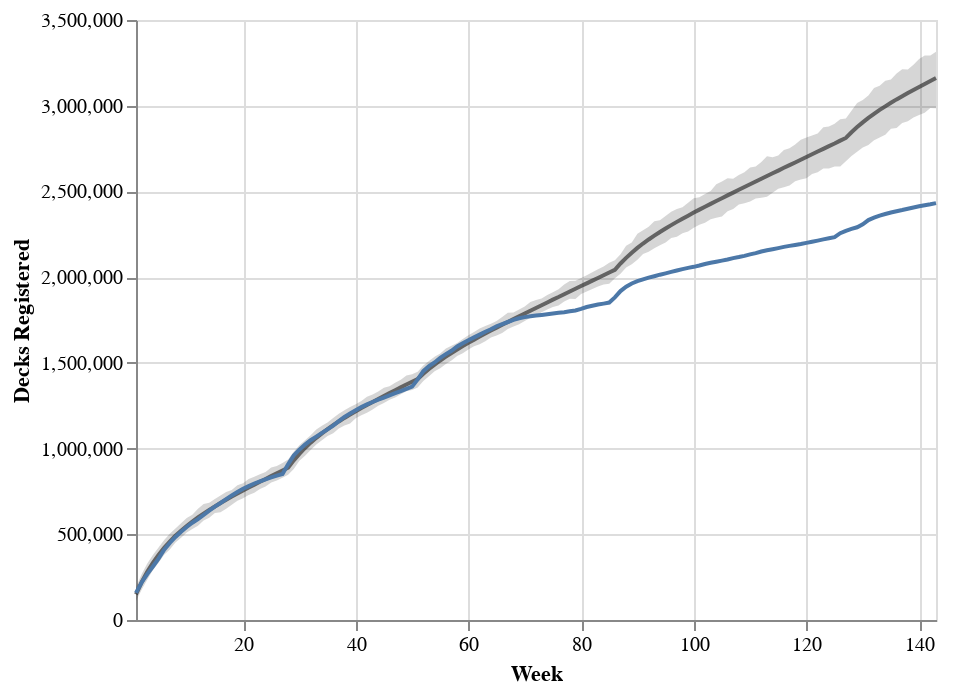

The notebook cell saved with this chart:
### Code cell
with model_6:
    pm.set_data({"covid_start": 500})

chart_without_covid = plot_fit_altair(
    model_6,
    trace_6,
    model_data.rename(columns={"week": "Week_nr", "count_scaled": "Total_scaled"}),
    x_range=(1, max(model_data.week)),
)
chart_without_covid.properties(width="container").save(
    "./altair_output/model_6_no_covid.json"
)
chart_without_covid

### Figure 1 — Vega-Lite specification as saved in the notebook (floating-point values rounded to 4 significant figures; data arrays with more than 128 entries replaced by an {"elided": "..."} marker saying what was removed)
{"config": {"view": {"continuousWidth": 400, "continuousHeight": 300}}, "layer": [{"mark": {"type": "area", "color": "#333333", "opacity": 0.2}, "encoding": {"tooltip": [{"type": "quantitative", "field": "Total_scaled", "format": ",.0f", "title": "Registered Decks"}, {"type": "quantitative", "field": "max_posterior_predictor", "format": ",.0f", "title": "Model Max"}, {"type": "quantitative", "field": "mean_posterior_predictor", "format": ",.0f", "title": "Model Mean"}, {"type": "quantitative", "field": "min_posterior_predictor", "format": ",.0f", "title": "Model Min"}], "x": {"type": "quantitative", "field": "Week_nr", "scale": {"domain": [1, 143], "nice": false, "zero": false}, "title": "Week"}, "y": {"type": "quantitative", "field": "min_posterior_predictor", "title": "Decks Registered"}, "y2": {"field": "max_posterior_predictor"}}}, {"mark": {"type": "line", "color": "#333333", "opacity": 0.7}, "encoding": {"tooltip": [{"type": "quantitative", "field": "Total_scaled", "format": ",.0f", "title": "Registered Decks"}, {"type": "quantitative", "field": "max_posterior_predictor", "format": ",.0f", "title": "Model Max"}, {"type": "quantitative", "field": "mean_posterior_predictor", "format": ",.0f", "title": "Model Mean"}, {"type": "quantitative", "field": "min_posterior_predictor", "format": ",.0f", "title": "Model Min"}], "x": {"type": "quantitative", "field": "Week_nr", "scale": {"domain": [1, 143], "nice": false, "zero": false}, "title": "Week"}, "y": {"type": "quantitative", "field": "mean_posterior_predictor"}}}, {"mark": "line", "encoding": {"tooltip": [{"type": "quantitative", "field": "Total_scaled", "format": ",.0f", "title": "Registered Decks"}, {"type": "quantitative", "field": "max_posterior_predictor", "format": ",.0f", "title": "Model Max"}, {"type": "quantitative", "field": "mean_posterior_predictor", "format": ",.0f", "title": "Model Mean"}, {"type": "quantitative", "field": "min_posterior_predictor", "format": ",.0f", "title": "Model Min"}], "x": {"type": "quantitative", "field": "Week_nr", "scale": {"domain": [1, 143], "nice": false, "zero": false}, "title": "Week"}, "y": {"type": "quantitative", "field": "Total_scaled"}}}], "data": {"name": "data-f6af8d0189b73e66fa33107406c83efe"}, "$schema": "https://vega.github.io/schema/vega-lite/v4.8.1.json", "datasets": {"data-f6af8d0189b73e66fa33107406c83efe": {"elided": "143 records"}}}
